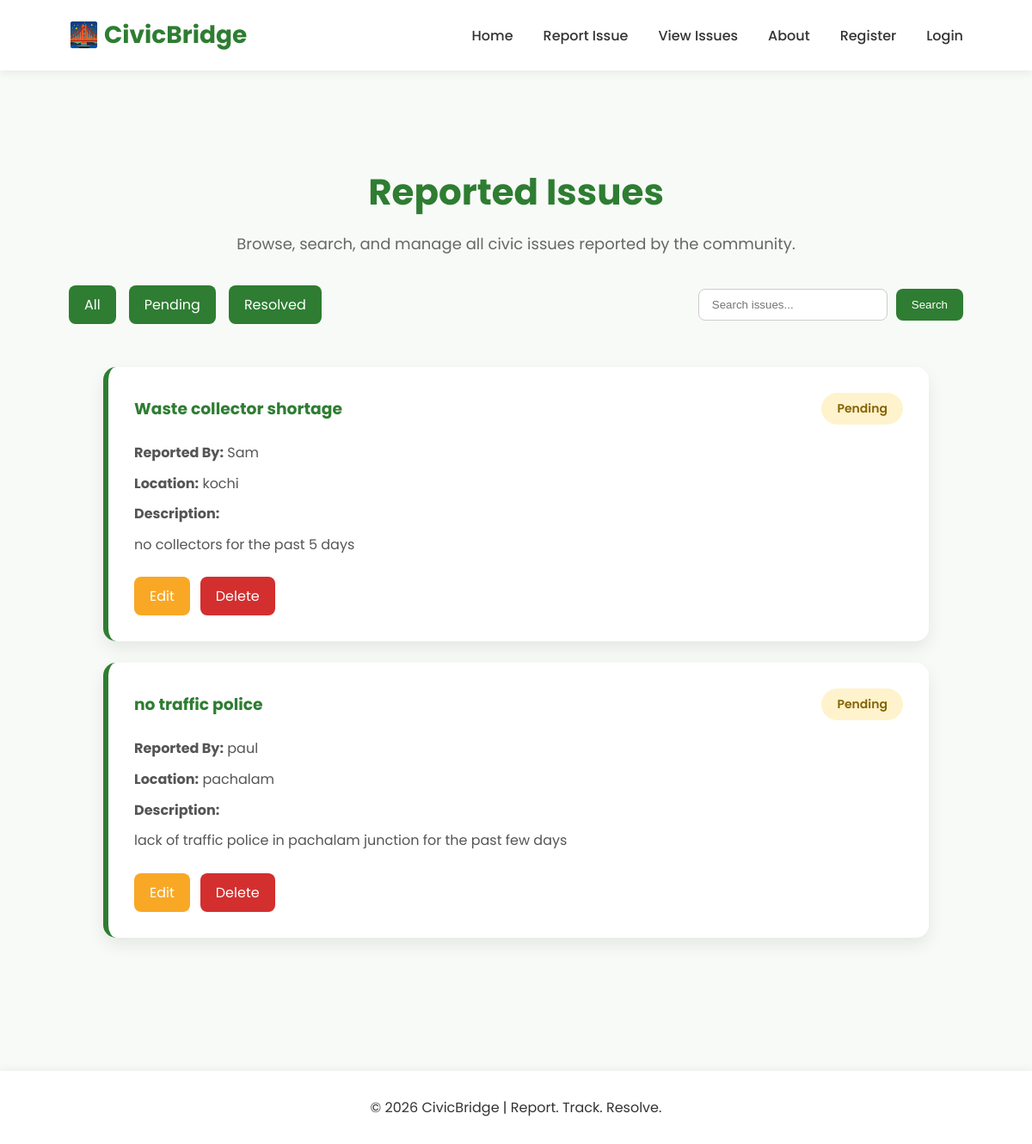
The page /issues?status=Pending on the database as committed earlier.
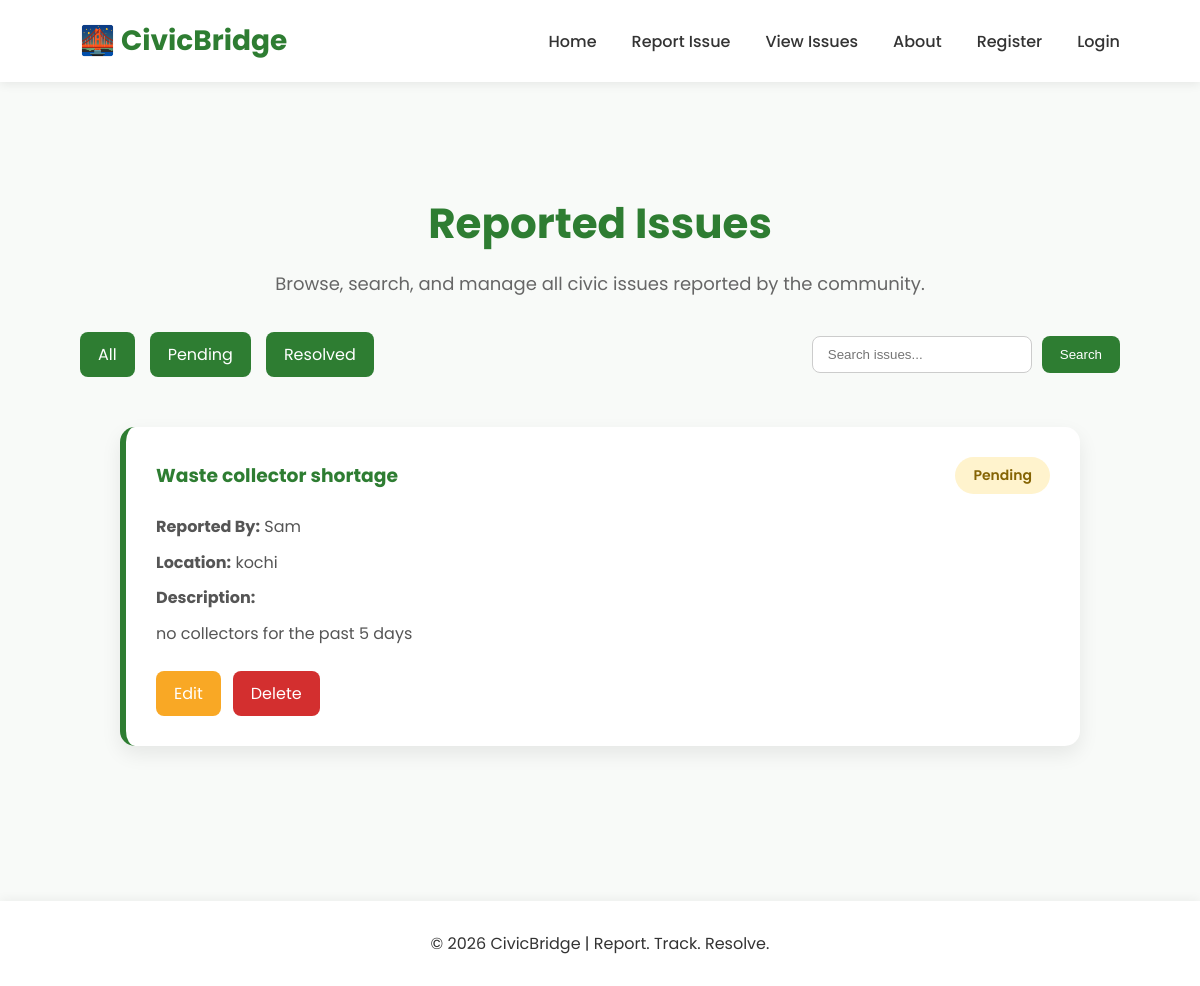
The same page on the database as committed later.
### tables this page shows
CREATE TABLE reports (
    id INTEGER PRIMARY KEY AUTOINCREMENT,
    name TEXT,
    location TEXT,
    title TEXT,
    description TEXT
, status TEXT, username TEXT);

### app/app.py (the view)
@app.route("/issues")
def issues():
    conn = sqlite3.connect("civicbridge.db")
    cursor=conn.cursor()
    status=request.args.get("status")
    search=request.args.get("search")
    if search:
        cursor.execute(
            "SELECT * FROM reports WHERE title LIKE ?",
            (f"%{search}%",)
        )
    elif status:
        cursor.execute(
            "SELECT * FROM reports WHERE status=?",
            (status,)
        )
    else:
        cursor.execute("SELECT * from reports")
    reports=cursor.fetchall()
    conn.close()
    return render_template("issues.html", reports=reports)

### app/templates/issues.html (shortened to what this page needs)
{% extends "base.html" %}
{% block content %}
<section class="issues-header">
    <h1>Reported Issues</h1>
    <p>
        Browse, search, and manage all civic issues reported by the community.
    </p>
    <div class="filter-bar">
        <div class="filter-links">
            <a href="/issues">All</a>
            <a href="/issues?status=Pending">Pending</a>
            <a href="/issues?status=Resolved">Resolved</a>
        </div>
        <form method="get" action="/issues" class="search-form">
            <input
                type="text"
                name="search"
                placeholder="Search issues..."
                value="{{ request.args.get('search', '') }}"
            >
            <button type="submit">
                Search
            </button>
        </form>
    </div>
</section>
<div class="issues-container">
{% if reports %}
    {% for report in reports %}
    <div class="issue-card">
        <div class="issue-top">
            <h3>{{ report[3] }}</h3>
            {% if report[5] == "Resolved" %}
                <span class="status resolved">
                    Resolved
                </span>
            {% else %}
                <span class="status pending">
                    Pending
                </span>
            {% endif %}
        </div>
        <p><strong>Reported By:</strong> {{ report[1] }}</p>
        <p><strong>Location:</strong> {{ report[2] }}</p>
        <p><strong>Description:</strong></p>
        <p>{{ report[4] }}</p>
        <div class="issue-actions">
           {% if report[5] == "Pending" %}
                <a href="/edit/{{ report[0] }}" class="btn-edit">
                    Edit
                 </a>
            {% endif %}
            <a href="/delete/{{ report[0] }}" class="btn-delete">
                Delete
            </a>
        </div>
    </div>
    {% endfor %}
{% endif %}
</div>
{% endblock %}

Rows that differ between the two databases and show on the page:
no longer on this page (row edited): reports: title "no traffic police", status "Pending", name "paul", location "pachalam", description "lack of traffic police in pachalam junction for the past few days"
